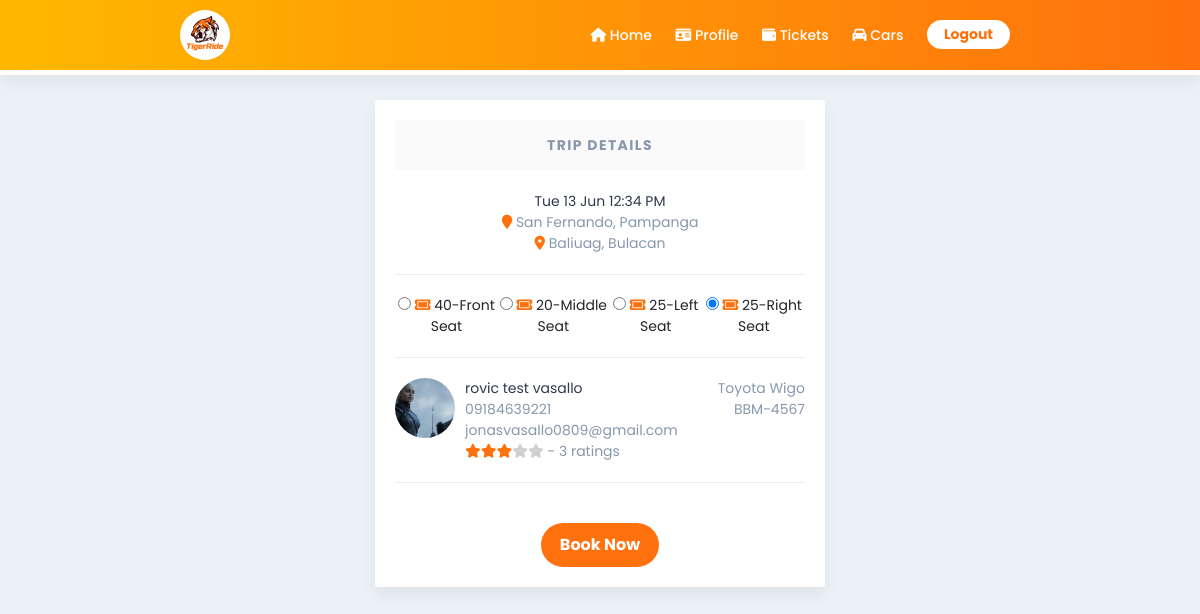
The app's page /trip.php?id=68 (signed in) with its own data.
### tables this page shows
CREATE TABLE `trip` (
  `idTrip` int(11) NOT NULL,
  `start_location` varchar(255) DEFAULT NULL,
  `end_location` varchar(255) DEFAULT NULL,
  `departure_date` datetime DEFAULT NULL,
  `seats_avail` int(11) DEFAULT NULL,
  `status` varchar(45) DEFAULT NULL,
  `Users_idUsers` int(11) DEFAULT NULL,
  `Car_idCar` int(11) NOT NULL
);

CREATE TABLE `rates` (
  `idRates` int(11) NOT NULL,
  `seat_position` varchar(45) DEFAULT NULL,
  `price` int(11) DEFAULT NULL,
  `Trip_idTrip` int(11) NOT NULL
);

CREATE TABLE `users` (
  `uID` int(11) NOT NULL,
  `fname` varchar(50) DEFAULT NULL,
  `mname` varchar(50) DEFAULT NULL,
  `lname` varchar(50) DEFAULT NULL,
  `uPhone` char(13) DEFAULT NULL,
  `birthday` date NOT NULL,
  `street` varchar(50) NOT NULL,
  `brgy` varchar(50) NOT NULL,
  `city` varchar(50) NOT NULL,
  `prov` varchar(50) NOT NULL,
  `uEmail` varchar(255) DEFAULT NULL,
  `uPswd` varchar(255) DEFAULT NULL,
  `uType` varchar(50) DEFAULT NULL,
  `ticket_bal` int(11) NOT NULL,
  `lic_no` char(13) DEFAULT NULL,
  `applicant` tinyint(4) NOT NULL DEFAULT 0,
  `user_status` varchar(50) NOT NULL,
  `alert` tinyint(1) NOT NULL DEFAULT 0,
  `prof_path` varchar(255) NOT NULL DEFAULT 'default.jpg'
);

CREATE TABLE `car` (
  `idCar` int(11) NOT NULL,
  `model` varchar(255) DEFAULT NULL,
  `capacity` int(11) DEFAULT NULL,
  `car_make` varchar(255) DEFAULT NULL,
  `type` varchar(45) DEFAULT NULL,
  `plate_no` char(8) DEFAULT NULL,
  `chassis_no` char(17) NOT NULL,
  `Users_idUsers` int(11) DEFAULT NULL,
  `approved` tinyint(4) NOT NULL DEFAULT 0
);

### trip.php (the view, shortened to what this page needs)
<!DOCTYPE html>
<html lang="en">
<head>
    <link rel="stylesheet" href="utilities.css">
    <link rel="stylesheet" href="style.css">
</head>
<body>
    <?php
        require 'dbcon.php';
        include 'header.php';
    ?>
    <div style="width: 50%; margin: 100px auto;">
    <form action="trip.php" method="GET">
        <div class="container">
        <?php
            if(isset($_GET['id'])){
                $id = $_GET['id'];
                $query = "SELECT trip.start_location, trip.end_location, trip.seats_avail, trip.departure_date, users.fname, users.mname, users.lname, users.prof_path, users.uPhone, users.uEmail, car.plate_no, car.car_make, car.model, driver_ratings.avg_rating, driver_ratings.rating_count FROM trip JOIN users ON trip.Users_idUsers = users.uID JOIN car ON trip.Car_idCar = car.idCar LEFT JOIN ( SELECT trip.Users_idUsers, AVG(rating.rating_stars) AS avg_rating, COUNT(rating.idRating) AS rating_count FROM trip JOIN rating ON rating.Trip_idTrip = trip.idTrip GROUP BY trip.Users_idUsers ) AS driver_ratings ON driver_ratings.Users_idUsers = users.uID WHERE trip.idTrip=$id;";
                $result = mysqli_query($con, $query);
                if(!$result){
                    header("Location: trip.php?id=$id&status=error");
                } else {
                    $row = mysqli_fetch_assoc($result);
                }
            }
        ?>
        <div class="flex flex-main-spacebetween flex-col">
            <div style="text-align: center;">
                <p class="heading second-text"><b>TRIP DETAILS</b></p>
                <br>
                <p class="main-text"><?php echo date("D d M g:i A", strtotime($row['departure_date'])); ?></p>
                <div>
                        <i class='fa-solid fa-location-pin' style='color: #ff710d;'></i> <p style="display: inline;"><?php echo $row['start_location']; ?></p><br>
                        <i class='fa-solid fa-location-dot' style='color: #ff710d;'></i> <p style="display: inline;"><?php echo $row['end_location']; ?></p>
                </div>
                <hr>
                <div class="flex flex-main-spacebetween">
                    <?php
                        $id = $_GET['id'];
                        $query = "SELECT idRates, seat_position, price FROM `rates` WHERE Trip_idTrip = $id;";
                        $result = mysqli_query($con, $query);
                        while($rowers = mysqli_fetch_assoc($result)){
                            echo "<div>
                            <input type='radio' name='seat_id' id='seat-".$rowers['idRates']."' value='".$rowers['idRates']."' checked>
                            <label for='seat-".$rowers['idRates']."'><i class='fa-solid fa-ticket' style='color:#ff710d;'></i> ".$rowers['price']."-".$rowers['seat_position']."</label>
                        </div>";
                        }
                    ?>
                </div>
            </div>
            <hr>
            <div style="text-align: center;">
                <div class="flex flex-main-spacebetween">
                    <div style="text-align: left;">
                        <div class='flex flex-cross-start flex-gap-10'>
                            <div>
                                <img src="./img/<?php echo $row['prof_path'];?>" alt="" style="width: 60px; border-radius: 60px; object-fit: cover; height: 60px;">
                            </div>
                            <div>
                                <p class="main-text"><?php echo $row['fname'].' '.$row['mname'].' '.$row['lname']; ?></p>
                                <p><?php echo $row['uPhone']; ?></p>
                                <p><?php echo $row['uEmail']; ?></p>
                                <p>
                                    <?php
                                        $stars_string = "";
                                        if($row['avg_rating'] === null){
                                            $stars_string = "Not yet rated";
                                        } else{
                                            for($i = 0; $i < 5; $i++){
                                                if($i < $row['avg_rating']){
                                                    $stars_string = $stars_string."<i class='fa-solid fa-star' style='color: #ff710d;'></i>";
                                                } else{
                                                    $stars_string = $stars_string."<i class='fa-solid fa-star' style='color: #d0d0d0;'></i>";
                                                }
                                            }
                                            $stars_string = $stars_string." - ".$row['rating_count']." ratings";
                                        }
                                        echo $stars_string;
                                    ?>
                                </p>
                            </div>
                        </div>
                    </div>
                    <div style="text-align: right;">
                        <p><?php echo $row['car_make']; ?> <?php echo $row['model']; ?></p>
                        <p><?php echo $row['plate_no']; ?></p>
                    </div>
                </div>
                <hr>
                <?php
                    $uID = $_SESSION['uID'];
                    $trip_id = $_GET['id'];
                    $query = "SELECT trip.status FROM trip WHERE idTrip=$trip_id;";
                    $result = mysqli_query($con, $query);
                    $row = mysqli_fetch_assoc($result);
                    $status = $row['status'];
                    $query = "SELECT trip_passengers.Users_idUsers FROM trip_passengers WHERE Trip_idTrip=$trip_id;";
                    $result = mysqli_query($con, $query);
                    if(mysqli_num_rows($result) > 0){
                        $booked = true;
                    } else{
                        $booked = false;
                    }
                    $query = "SELECT `users`.`user_status` FROM users WHERE uID=$uID;";
                    $result3 = mysqli_query($con, $query);
                    $row = mysqli_fetch_row($result3);
                    if($trip_id == $_GET['id'] && $row[0] == 'Pending Booking' && $booked){
                        echo "<input type='submit' name='cancel' value='Cancel Booking' class='button' style='padding: 0.6em 1.2em;'/>";
                    } else if($trip_id == $_GET['id'] && $row[0] == 'Booked'){
                        echo "<p>Already Booked</p>";
                    } else if($trip_id == $_GET['id'] && $status == 'Completed' && !$booked){
                    }else{
                        echo "<input type='submit' name='book' value='Book Now' class='button' style='padding: 0.6em 1.2em;'/>";
                    }
                ?>
            </div>
        </div>
        </div>
        </form>
    </div>
</body>
</html>

### utilities.css (style rules this page uses)
:root { --primary: #fff; --secondary: #EBF1F4; --accent: #ff710d; }
* { margin: 0; padding: 0; font-family: 'Poppins', sans-serif; font-size: 14px; box-sizing: border-box; }
p { color: #8798ad; }
html { scroll-behavior: smooth; }
html,body { overflow-x: hidden; }
body { background-color: #EBF1F4; scroll-snap-type: y mandatory; }
.container { padding: 1.25em 0.9em; background-color: #fff; border-radius: 3px; width: 90%; }
.heading { background: rgba(0,0,0,.02); color: rgba(0,0,0,.87); font-size: 1.125rem; padding: 0.875rem; text-transform: capitalize; letter-spacing: 0.1rem; }
.main-text { color: #2f394e; }
.second-text { color: #8798ad; }
.flex { display: flex; }
.flex-col { flex-direction: column; }
.flex-gap-10 { gap: 10px; }
.flex-main-spacebetween { justify-content: space-between; }
.flex-cross-start { align-content: start; }
hr { margin-top: 20px; margin-bottom: 20px; border: 0; border-top: 1px solid #eee; }

### style.css (style rules this page uses)
* { font-family: 'Poppins', sans-serif; font-size: 14px; }
body { margin: 0px; background-color: #EBF1F4; }
.container { background-color: white; margin: auto; min-width: 35%; max-width: 75%; padding: 20px; border-radius: 3px; text-align: center; box-shadow: 0 0.6em 1.2em rgba(28, 0, 80, 0.06); }
.button { border-radius: 30px; background-color: #ff710d; padding: 0.6em 1.2em; border: none; margin-top: 20px; cursor: pointer; color: #fff; font-size: 16px; font-weight: bold; text-decoration: none; transition: scale 0.5s, outline 0.5s, background 0.5s, color 0.5s; }

### header.css (style rules this page uses)
body { color: #212529; }

### records on screen
trip: departure_date "Tue 13 Jun 12:34 PM", start_location "San Fernando, Pampanga", end_location "Baliuag, Bulacan", Users_idUsers.prof_path (picture), Users_idUsers.fname "rovic", Users_idUsers.mname "test", Users_idUsers.lname "vasallo", Users_idUsers.uPhone "09184639221", Users_idUsers.uEmail "jonasvasallo0809@gmail.com", Car_idCar.car_make "Toyota", Car_idCar.model "Wigo", Car_idCar.plate_no "BBM-4567"
rates: price "40", seat_position "Front Seat"
rates: price "20", seat_position "Middle Seat"
rates: price "25", seat_position "Left Seat"
rates: price "25", seat_position "Right Seat"

### other values on screen
$stars_string "- 3 ratings"
